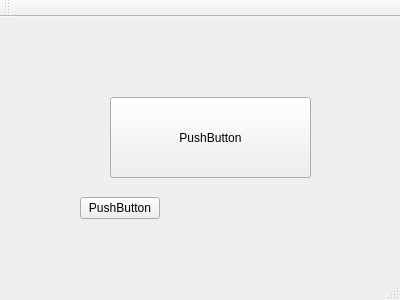
<?xml version="1.0" encoding="UTF-8"?>
<ui version="4.0">
 <class>MainWindow</class>
 <widget class="QMainWindow" name="MainWindow">
  <property name="geometry">
   <rect>
    <x>0</x>
    <y>0</y>
    <width>400</width>
    <height>300</height>
   </rect>
  </property>
  <property name="windowTitle">
   <string>MainWindow</string>
  </property>
  <widget class="QWidget" name="centralWidget">
   <widget class="QPushButton" name="pushButton">
    <property name="geometry">
     <rect>
      <x>110</x>
      <y>80</y>
      <width>201</width>
      <height>81</height>
     </rect>
    </property>
    <property name="text">
     <string>PushButton</string>
    </property>
   </widget>
   <widget class="QPushButton" name="pushButton_2">
    <property name="geometry">
     <rect>
      <x>80</x>
      <y>180</y>
      <width>80</width>
      <height>22</height>
     </rect>
    </property>
    <property name="text">
     <string>PushButton</string>
    </property>
   </widget>
  </widget>
  <widget class="QMenuBar" name="menuBar">
   <property name="geometry">
    <rect>
     <x>0</x>
     <y>0</y>
     <width>400</width>
     <height>19</height>
    </rect>
   </property>
  </widget>
  <widget class="QToolBar" name="mainToolBar">
   <attribute name="toolBarArea">
    <enum>TopToolBarArea</enum>
   </attribute>
   <attribute name="toolBarBreak">
    <bool>false</bool>
   </attribute>
  </widget>
  <widget class="QStatusBar" name="statusBar"/>
 </widget>
 <layoutdefault spacing="6" margin="11"/>
 <resources/>
 <connections>
  <connection>
   <sender>pushButton_2</sender>
   <signal>clicked()</signal>
   <receiver>MainWindow</receiver>
   <slot>showFullScreen()</slot>
   <hints>
    <hint type="sourcelabel">
     <x>118</x>
     <y>226</y>
    </hint>
    <hint type="destinationlabel">
     <x>227</x>
     <y>247</y>
    </hint>
   </hints>
  </connection>
 </connections>
</ui>
